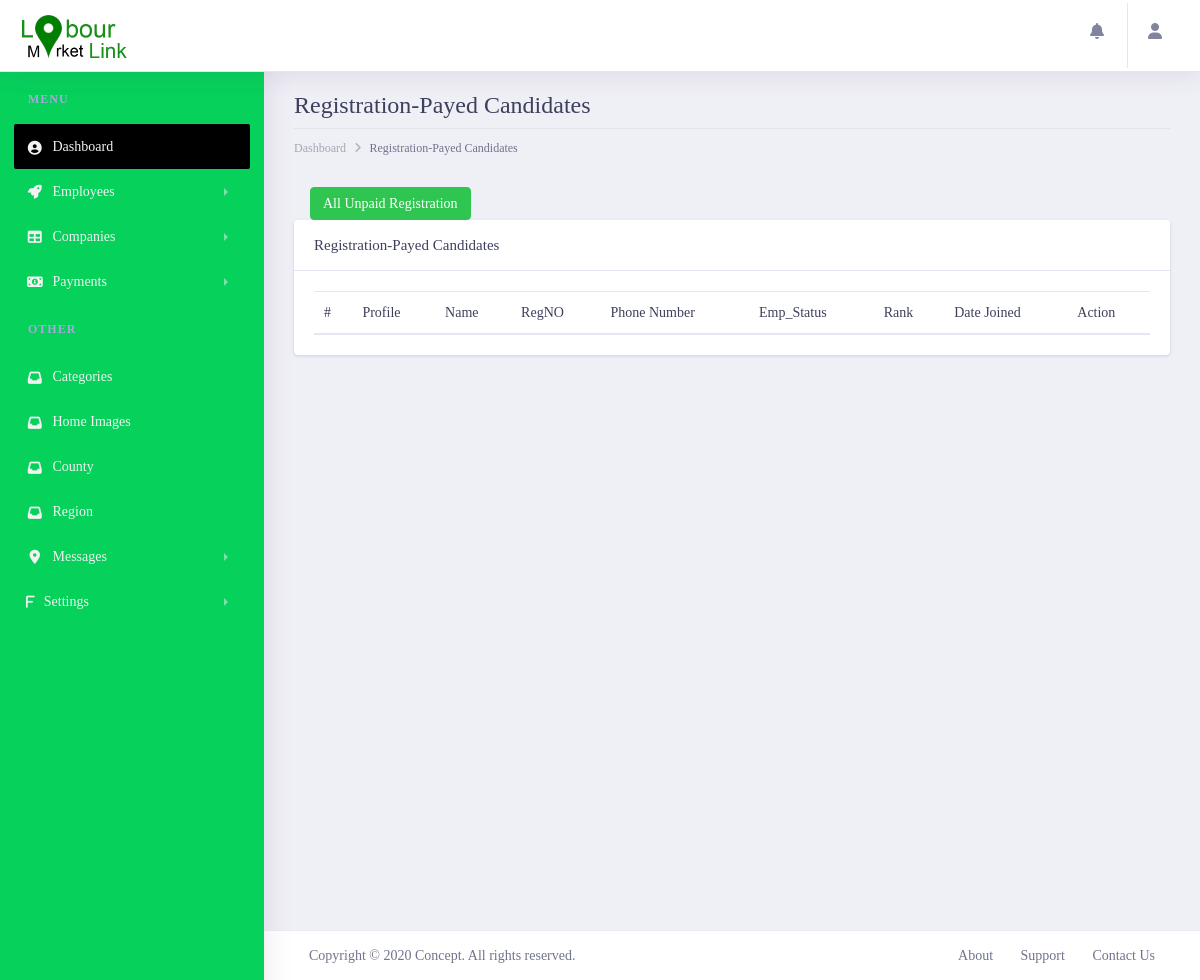
/lmladmin/registeredemployees/ (signed in), run on an earlier commit of the app's database.
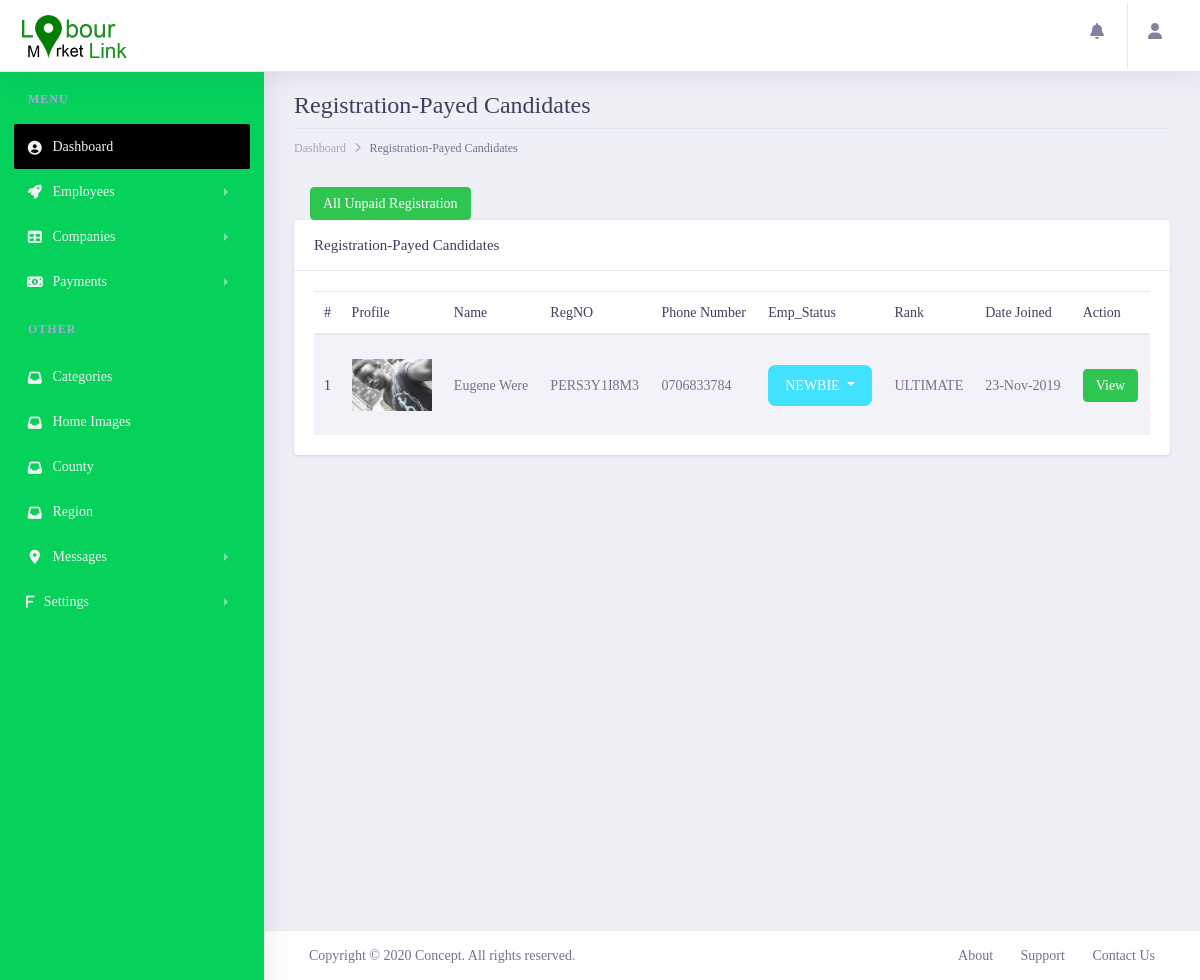
And on a later commit of the database.
### lmlappadmin/models.py (models this page shows, shortened)
class Customer(get_user_model()):
    profile_image = models.ImageField(max_length=200, upload_to='customerImages', null=True, blank=True)
    regpayment = models.ForeignKey(CustomerPayments, on_delete=models.SET_NULL, null=True)
    country = models.CharField(max_length=100, null=False, blank=False)
    county = models.ForeignKey(County, on_delete=models.SET_NULL, null=True)
    region = models.ForeignKey(Region, on_delete=models.SET_NULL, null=True)
    gender = models.CharField(max_length=100, null=False, blank=False)
    category = models.ForeignKey(Category, on_delete=models.SET_NULL, null=True)
    phone_number = models.CharField(max_length=20, null=False, blank=False)
    date_of_birth = models.DateField(default=datetime.datetime.now)
    landmark = models.CharField(max_length=100, null=True, blank=True)
    huduma_no = models.CharField(max_length=100, null=True, blank=True)
    job_type = models.CharField(max_length=200, null=False, blank=False)
    disability = models.TextField(null=True, blank=True)
    marital_status = models.CharField(max_length=100, null=True, blank=True)
    created_at = models.DateTimeField(auto_now_add=True)
    updated_at = models.DateTimeField(auto_now=True)
    biography = models.TextField()
    PERSONNEL_STATUS = {
        ('NEWBIE', 'Newbie'),
        ('DEACTIVATED', 'Deactivated'),
    }
    status = models.CharField(choices=PERSONNEL_STATUS, default='NEWBIE', max_length=200, null=False, blank=False)
    PAYMENT_STATUS = {
        ('PAID', 'Paid'),
        ('UNPAID', 'UnPaid'),
        ('PARTIAL', 'Partial'),
    }
    pay_status = models.CharField(choices=PAYMENT_STATUS, default='UNPAID', max_length=200, null=False, blank=False)
    RANK_STATUS = {
        ('BASIC', 'Basic'),
        ('PREMIUM', 'Premium'),
        ('ULTIMATE', 'Ultimate'),
    }
    rank_status = models.CharField(choices=RANK_STATUS, default='BASIC', max_length=200, null=False, blank=False)
    DISABILITY_STATUS = [
        ('DISABLED', 'Disabled'),
        ('NOT_DISABLED', 'Not_Disabled')
    ]
    disability_status = models.CharField(choices=DISABILITY_STATUS, default='NOT_DISABLED', max_length=200, null=True,
                                         blank=False)
    class Meta:
        verbose_name = 'Customer'
        verbose_name_plural = 'Customers'
    @property
    def customer_reg_no(self):
        regno = CustomerRegNo.objects.filter(customer=self).first()
        if regno:
            return regno.personel_reg_no
        else:
            return 'NO_REGNO_ON_THIS_GUY'

class CustomerRegNo(models.Model):
    customer = models.ForeignKey(Customer, on_delete=models.CASCADE)
    personel_reg_no = models.CharField(max_length=100, null=False, blank=False, unique=True)
    created_at = models.DateTimeField(auto_now_add=True)
    updated_at = models.DateTimeField(auto_now=True)

### lmlappadmin/views.py (the view)
# urls.py: path('registeredemployees/',views.registeredemployees, name='registeredemployees'),
@login_required()
def registeredemployees(request):
    employ = Customer.objects.filter(regpayment_id__isnull=False)
    context = {
        'title': 'RegisteredEmployees',
        'customers': employ,
    }
    return render(request,'employee/registeredemployees.html', context)

### lmlapp/templatetags/call_methods.py (called while the page is built)
@register.filter(name='contactushome')
def comments(request):
    contactushome = ContactUsHome.objects.filter(status="UNREAD").order_by("-created_at")
    if contactushome is not None:
        return contactushome
    return False

@register.filter(name='contactushomecount')
def commentscount(request):
    contactushomecount = ContactUsHome.objects.count()
    if contactushomecount > 0:
        return contactushomecount
    return False

### lmlappadmin/templates/employee/registeredemployees.html (shortened to what the changed rows need)
{% extends 'admin/layout.html' %}
{% load static %}
{% block content %}
       <div class="dashboard-wrapper ml-0">
            <div class="container-fluid  dashboard-content">
                <div class="row">
                    <div class="col-xl-12 col-lg-12 col-md-12 col-sm-12 col-12">
                        <div class="page-header">
                            <h2 class="pageheader-title"> Registration-Payed Candidates</h2>
                        </div>
                    </div>
                </div>
                <div class="row">
                    <div class="col-xl-12 col-lg-12 col-md-12 col-sm-12 col-12">
                            <div class="card">
                                <div class="card-body">
                                    <table style="width: 100%;" class="table table-striped" id="myDataTable">
                                        <thead>
                                            <tr>
                                                <th scope="col">#</th>
                                                <th scope="col">Profile</th>
                                                <th scope="col">Name</th>
                                                <th scope="col">RegNO</th>
                                                <th scope="col">Phone Number</th>
                                                <th scope="col">Emp_Status</th>
                                                <th scope="col">Rank</th>
                                                <th scope="col">Date Joined</th>
                                                <th scope="col">Action</th>
                                            </tr>
                                        </thead>
                                        <tbody>
                                            {% for employee in customers %}
                                                <tr>
                                                    <th scope="row">{{forloop.counter}}</th>
                                                    <td>
                                                        <div style="width: 80px; height: 80px; overflow: hidden;" class="rounded">
                                                            <img style="object-fit: contain;" class="w-100 h-100 rounded" src="{{ employee.profile_image.url }}" alt="">
                                                        </div>
                                                    </td>
                                                    <td>{{employee.first_name|title}} {{ employee.last_name|title }}</td>
                                                    <td>{{employee.customer_reg_no}}</td>
                                                    <td>{{employee.phone_number}}</td>
                                                    <td> <div class="dropdown">
                                                          <button class="btn btn-secondary
                                                            {% if  employee.customer.status == 'NEWBIE' %}
                                                             btn-secondary
                                                         {% elif  employee.customer.status == 'REGISTERED_CONFIRMED' %}
                                                            btn-success
                                                         {% elif  employee.customer.status == 'DEACTIVATED' %}
                                                            btn-danger
                                                         {% endif %}
                                                           dropdown-toggle" type="button" id="dropdownMenuButton" data-toggle="dropdown" aria-haspopup="true" aria-expanded="false">
                                                              {{ employee.status|truncatechars:10 }}
                                                          </button>
                                                        </div></td>
                                                    <td>{{employee.rank_status}}</td>
                                                    <td>{{employee.created_at|date:'d-M-Y'}}</td>
                                                    <td>
                                                        <a target="_blank" href="{% url 'LMLAdmin:employeesdetails' employee.id %}" class="btn btn-success btn-sm rounded">View</a>
                                                    </td>
                                                </tr>
                                            {%  endfor  %}
                                        </tbody>
                                    </table>
                                </div>
                            </div>
                        </div>
                </div>
            </div>
        </div>
{% endblock content %}

What changed in the data, as far as the page shows it:
now on this page (row edited): Customer: profile_image (picture), first_name "Eugene", last_name "Were", customer_reg_no "PERS3Y1I8M3", phone_number "0706833784", status "NEWBIE", rank_status "ULTIMATE", created_at "23-Nov-2019"
